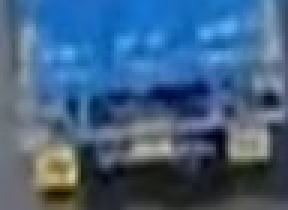
#> input picture plates/plate_bus_id21_20260126_101457.jpg, 96 x 70 px (shown 3 times larger)
$ python -i plate_detector.py   (imports and definitions only)
#> lines starting #> are read from the running program, lines starting #| are printed output that depends on the picture; after the words box and inside, x2 and y2 are one past the last pixel; in counts of white or black regions, pixels touching at a corner belong together
#> further down, picture is the input picture: shape (70, 96, 3); mean B, G, R 130.2, 97.6, 66.4
"""
Trinetra — Number Plate Detector
Detects and localises license plate regions in vehicle crops.
Uses a dedicated YOLOv8n model fine-tuned for Indian number plates.
Falls back to contour-based classical CV if model not available.
"""

import cv2
import numpy as np
from dataclasses import dataclass
from typing import List, Optional, Tuple
from pathlib import Path
from loguru import logger


@dataclass
class PlateRegion:
    """A detected license plate region."""
    bbox: Tuple[int, int, int, int]   # x1, y1, x2, y2 in original frame coords
    confidence: float
    crop: Optional[np.ndarray] = None  # cropped plate image
    is_tampered: bool = False


class PlateDetector:
    """
    Detects license plate bounding boxes.

    Priority:
      1. YOLOv8 plate detection model (if weights exist)
      2. Classical contour fallback
    """

    def __init__(
        self,
        weights_path: Optional[str] = None,
        tamper_cls_weights_path: Optional[str] = None,
        conf_threshold: float = 0.40,
        device: str = 'cpu',
    ):
        self.conf_threshold = conf_threshold
        self.device = device
        self.model = None
        self.tamper_cls_model = None

        if weights_path and Path(weights_path).exists():
            try:
                from ultralytics import YOLO
                self.model = YOLO(weights_path)
                self.model.to(device)
                logger.info(f"Plate detector: YOLOv8 ({weights_path})")
            except Exception as e:
                logger.warning(f"Could not load plate model: {e}. Using classical CV.")
        else:
            logger.info("Plate detector: classical CV (no plate model weights found)")

        if tamper_cls_weights_path and Path(tamper_cls_weights_path).exists():
            try:
                from ultralytics import YOLO
                self.tamper_cls_model = YOLO(tamper_cls_weights_path)
                self.tamper_cls_model.to(device)
                logger.info(f"Tamper classifier: YOLOv8-cls ({tamper_cls_weights_path})")
            except Exception as e:
                logger.warning(f"Could not load tamper classifier: {e}. Using heuristic tampering checks.")

    def detect(self, frame: np.ndarray) -> List[PlateRegion]:
        """Detect all license plates in a frame."""
        if self.model:
            return self._detect_yolo(frame)
        return self._detect_classical(frame)

    # [43 lines left out: functions detect_in_vehicle_crop, _detect_yolo, not called in this run]

    # ── Classical CV detection ────────────────────────────────

    def _detect_classical(self, frame: np.ndarray) -> List[PlateRegion]:
        """
        Contour-based plate localisation.
        Works best on clear, well-lit Indian yellow/white plates.
        """
        gray = cv2.cvtColor(frame, cv2.COLOR_BGR2GRAY)
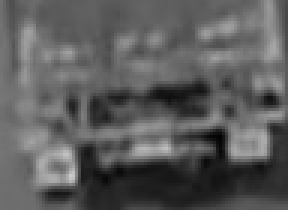
#> gray: shape (70, 96) (shown 3 times larger); min 2, max 202, mean 92
        blur = cv2.bilateralFilter(gray, 11, 17, 17)
        edges = cv2.Canny(blur, 30, 200)
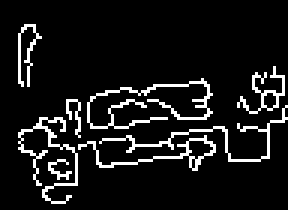
#> edges: shape (70, 96) (shown 3 times larger); 9.2% white in thin lines or dots, all inside (x1, y1, x2, y2) = (6, 8, 96, 68)

        contours, _ = cv2.findContours(edges, cv2.RETR_TREE, cv2.CHAIN_APPROX_SIMPLE)
#> contours = 11 contours, 5 with area under 20; largest, box (x1, y1, x2, y2) and area: (26, 45, 72, 57) 63, (62, 46, 72, 54) 42, (79, 22, 95, 38) 34, (6, 39, 26, 68) 22, (29, 26, 71, 43) 22, (87, 30, 93, 37) 22
        contours = sorted(contours, key=cv2.contourArea, reverse=True)[:20]

        plates = []
        h, w = frame.shape[:2]
#> h = 70; w = 96

        for cnt in contours:
            perimeter = cv2.arcLength(cnt, True)
            approx = cv2.approxPolyDP(cnt, 0.018 * perimeter, True)

            if len(approx) == 4:
                x, y, bw, bh = cv2.boundingRect(cnt)
                aspect = bw / max(bh, 1)
                area_ratio = (bw * bh) / (w * h)

                # Indian plate: roughly 4:1 to 5:1 aspect ratio
                if 2.5 <= aspect <= 6.0 and 0.005 <= area_ratio <= 0.15:
                    x1, y1, x2, y2 = x, y, x + bw, y + bh
                    crop = frame[y1:y2, x1:x2]
                    tampered = self._check_tampering(crop) if crop.size > 0 else False
                    plates.append(PlateRegion(
                        bbox=(x1, y1, x2, y2),
                        confidence=0.6,
                        crop=crop,
                        is_tampered=tampered,
                    ))
                    if len(plates) >= 3:
                        break
#> this loop made 11 passes
#> perimeter on passes 1 to 11: 128.4, 26.97, 102.7, 209.2, 281.7, 17.31, 219.3, 9.66, 95.11, 35.8, 46.38
#> after the loop, plates = []

        return plates

    # ── Tampering detection ───────────────────────────────────

    # [39 lines left out: function _check_tampering, not called in this run]

>>> import cv2
>>> picture = cv2.imread('../../plates/plate_bus_id21_20260126_101457.jpg')
>>> result = PlateDetector().detect(picture)
#> result = []
